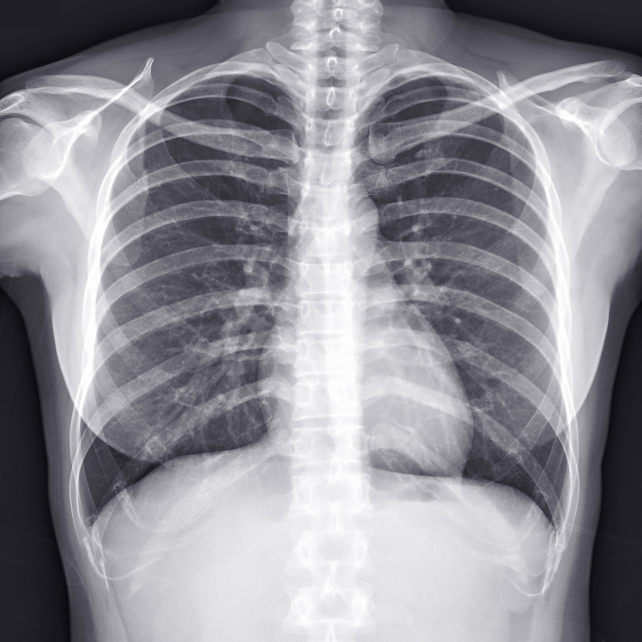
%> input picture códigos/radiograph1.jpg, 1283 x 1283 px (shown at 1/2 size)
$ octave edgeDetection.m   (GNU Octave 9; MATLAB toolbox functions it lacks are replaced by stand-ins)
%> lines starting %> are read from the running program, lines starting %| are printed output that depends on the picture; in (x1, y1, x2, y2) boxes, pixels count from 0 and x2, y2 are one past the last pixel; in counts of white or black regions, pixels touching at a corner belong together; the program's own positions count from 1
f=imread('radiograph1.jpg'); %Lee una imagen especifica de la computadora y la pasa a figure en matlab
%> f is the input picture: size 1283x1283x3 uint8; mean R, G, B 144.3, 143.2, 150.1
f=imresize(f,0.25); %El imresize cambia el tama駉 de la imagen, en este caso escalandola a 0.25
%> f: size 321x321x3 uint8
f=double(f(:,:,1)); %
%> f: size 321x321 double
imshow(f,[]) % Muestra la imagen en una escala de grises y se especifica el rango de visualizacion

%%
edgex=[1,-1] %Crea un arreglo del borde x
g1=conv2(f,edgex,'same'); %Devuelve una seccion de la convolucion, en este caso el centro. (Borde X)
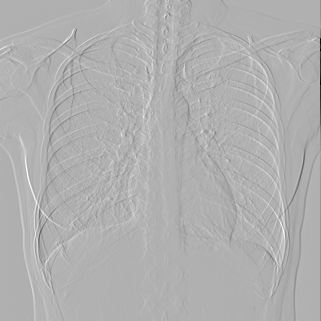
%> g1: size 321x321 double; min -199, max 88, mean -0.2; drawn with min black and max white
imshow(g1,[-10,10]); % Muestra una imagen en escala de grises con rango de visualizacion de -10 a 10 de la conv2.
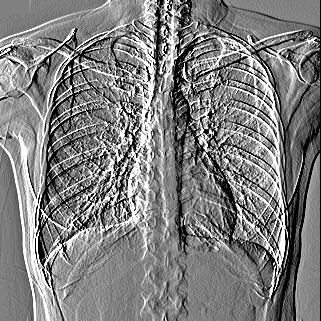
%> displayed picture: size 321x321, on the screen's scale of 0 to 255; min 0, max 255, mean 127.3
%%
edgey=[-1 -2 -1;0,0,0;1,2,1]/8 % Crea un areglo del borde y
g2=conv2(f,edgey,'same'); % Devuelve una seccion de la convolucion, en este caso del centro (Borde y)
imshow(g2,[-10,10])  % Muestra una imagen en escala de grises con rango de visualizacion de -10 a 10 de la convolucion central.
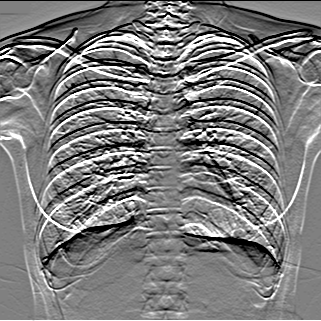
%> displayed picture: size 321x321, on the screen's scale of 0 to 255; min 0, max 255, mean 124.2
figure(2)
subplot(1,2,1)
imshow(g1,[-10,10])  % Muestra una imagen en escala de grises con rango de visualizacion de -10 a 10 de la convolucion central.
subplot(1,2,2)
imshow(g2,[-10,10])  % Muestra una imagen en escala de grises con rango de visualizacion de -10 a 10 de la convolucion central.

edgex=[1,-1]
g1=conv2(f,edgex,'same');
imshow(g1,[-10,10]);
%%
edgey=[-1 -2 -1;0,0,0;1,2,1]/8 % Crea un arreglo del borde Y
g2=conv2(f,edgey,'same'); % Devuelve una seccion de la convolucion, en este caso el centro. (Borde Y)
imshow(g2,[-10,10]) % Muestra una imagen en escala de grises con rango de visualizacion de -10 a 10 de la convolucion central.
figure(2) % Inicializa otra figura para que no se borre la anterior
subplot(1,2,1) % Divide la figure(2) en cuadriculas (subgraficas)
imshow(g1,[-10,10]) % Muestra una imagen en escala de grises con rango de visualizacion de -10 a 10 de la convolucion central.
subplot(1,2,2) % Divide la figure(2) en cuadraculas (subgraficas)
imshow(g2,[-10,10]) % Muestra una imagen en escala de grises con rango de visualizacion de -10 a 10 de la convolucion central.
%%
figure(3)
subplot(1,1,1)
%%
edgex=[1,0,-1;2,0,-2;1,0,-1]/8  % Crea un areglo del borde x
gx=conv2(f,edgex,'same'); %Devuelve una seccion de la convolucion, en este caso del centro (Borde x)
gy=conv2(f,edgey,'same');%Devuelve una seccion de la convolucion, en este caso del centro (Borde y)
mag=abs(gx)+abs(gy); %Suma de los absolutos para obtener su magnitud
imshow(mag,[]); %Muestra la imagen en escala de grises
%%
noisemask = [-1, 0 1] % Crea un arreglo para reducir el ruido de la imagen
noiseimage = conv2(f,noisemask,'same'); % Devuelve la parte central de la convolucion, la misma medida que f.
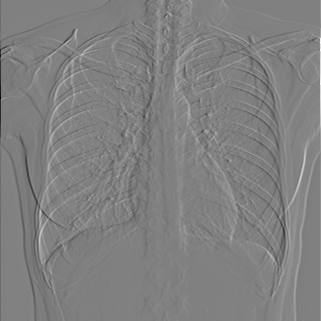
%> noiseimage: size 321x321 double; min -219, max 215, mean 0; drawn with min black and max white
noisevariance = mean2(noiseimage.^2); % Calcula la varianza mediante la media de la convoluci贸n.
%> noisevariance = 267.2
noisestd = sqrt(noisevariance/2); % Calcula la derivacion estandar sacando la raiz cuadrada
%> noisestd = 11.56
edgedetection1 = mag > noisestd; % Selecciona los bordes fuertes, pero no asegura continuidad
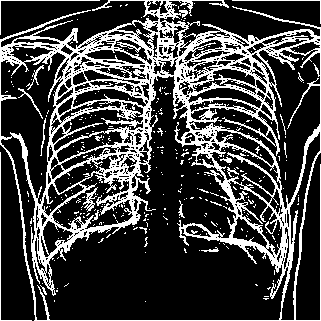
%> edgedetection1: size 321x321 logical; 25.2% white in thin lines or dots
edgedetection2 = mag > 2*noisestd; % Selecciona los bordes fuertes, pero no asegura continuidad
%> edgedetection2: size 321x321 logical; 8.6% white in thin lines or dots
subplot(1,2,1) % Subimagenes
imshow(edgedetection1,[]); % Muestra imagen en escala de grises
subplot(1,2,2) % Subimagenes
imshow(edgedetection2,[]); % Muestra imagen en escala de grises
figure(4) %Nueva figura
subplot(1,1,1) % Subimagenes
angle=atan2(gy,gx); % Devuelve la tangente inversa de ls convoluciones
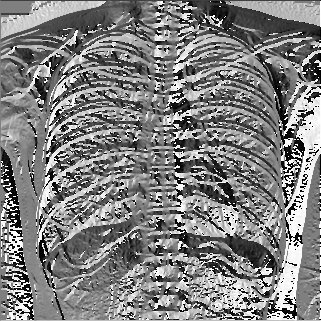
%> angle: size 321x321 double; min -3.14, max 3.14, mean 0.0179; drawn with min black and max white
imshow(angle,[]); % Muestra imagen en escala de grises
%%
edgcany=edge(f,'Canny'); % Detecta los bordes mediante metodo de Prewitt(Canny)
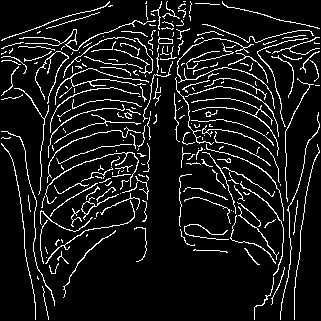
%> edgcany: size 321x321 logical; 9.4% white in thin lines or dots
imshow(edgcany,[]); %Muestra una imagen en escala de grises

$ run again, with códigos/radiograph2.jpg copied over códigos/radiograph1.jpg
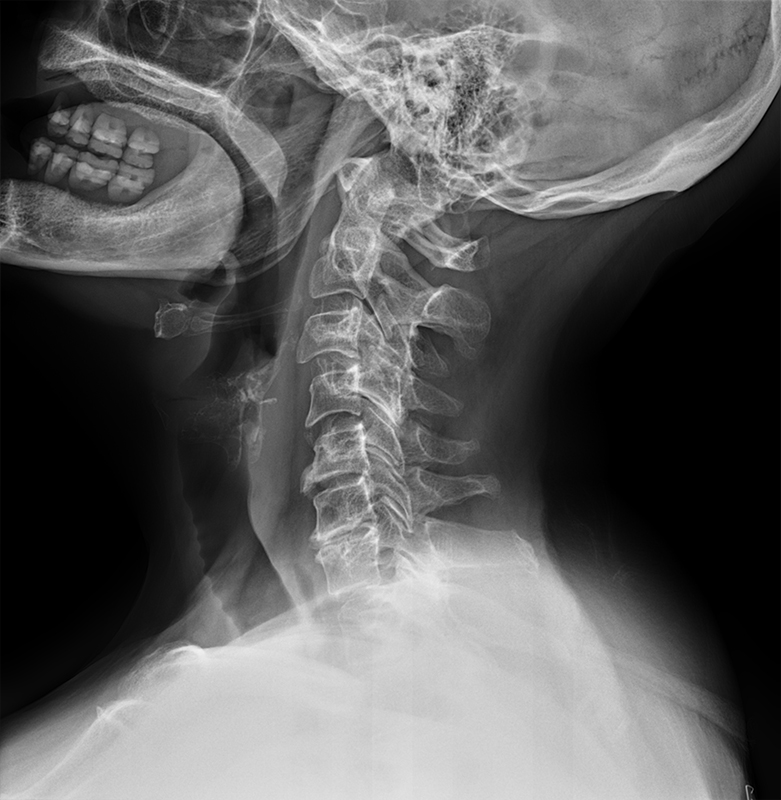
%> input picture códigos/radiograph2.jpg, 781 x 800 px
%> f is the input picture: size 800x781x3 uint8; min 0, max 254, mean 94.4
%> `noiseimage = conv2(f,noisemask,'same');`:
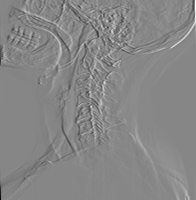
%> noiseimage: size 200x196 double; min -208, max 185, mean 0; drawn with min black and max white
%> noisevariance = 314.9
%> noisestd = 12.55
%> edgedetection1: size 200x196 logical; 24.7% white; 87 white regions (82 under 20 px), largest, box (x1, y1, x2, y2) and area: (0, 0, 196, 200) 9333, (61, 155, 76, 162) 29, (37, 76, 42, 85) 26, (113, 133, 120, 140) 25, (115, 118, 126, 122) 21
%> edgedetection2: size 200x196 logical; 9.9% white in thin lines or dots
%> `edgcany=edge(f,'Canny');`:
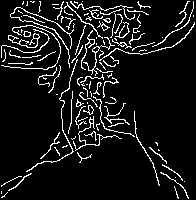
%> edgcany: size 200x196 logical; 9% white in thin lines or dots
